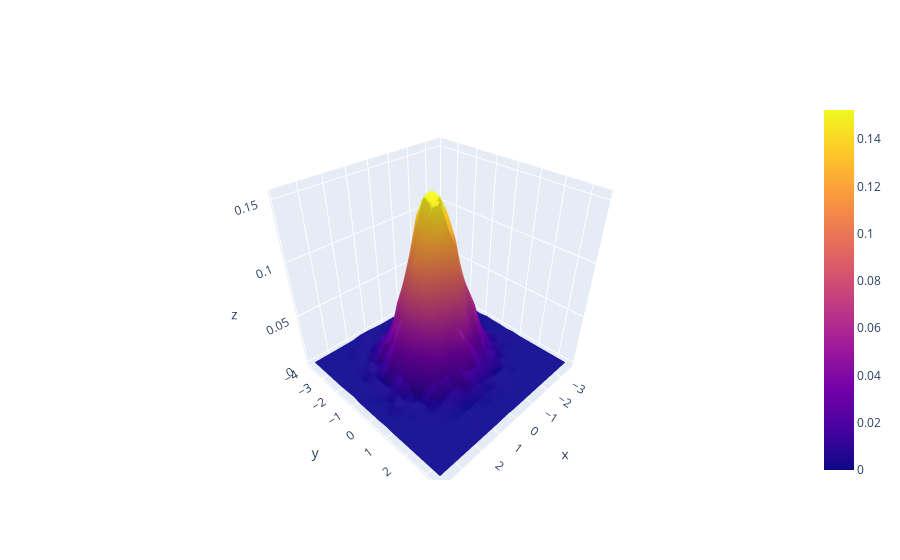

Here is the notebook cell this chart was saved with:
### Markdown cell above
Pour utiliser plotly, installez le à l'aide de $\textit{pip install plotly}$.\
Si vous avez besoin de sauvegarder une image, utilisez fig.write_image("Image.png"), mais installez avant kaleido avec $\textit{pip install -U kaleido}$.

### Code cell
import plotly.graph_objects as go
h,x1,y1,image = plt.hist2d(X,Y,bins=20,density=True)
fig = go.Figure(data=[go.Surface(z=h, x=x1, y=y1)])
# fig.write_image("Image.png")
fig.show()

### Figure 1 — Plotly figure (JSON) as saved in the notebook; plotly's stock layout.template omitted (floating-point values rounded to 4 significant figures; data arrays with more than 128 entries replaced by an {"elided": "..."} marker saying what was removed)
{"data": [{"type": "surface", "x": [-3.623, -3.231, -2.839, -2.448, -2.056, -1.664, -1.273, -0.8808, -0.4891, -0.09735, 0.2944, 0.6861, 1.078, 1.47, 1.861, 2.253, 2.645, 3.036, 3.428, 3.82, 4.212], "y": [-3.797, -3.415, -3.033, -2.651, -2.268, -1.886, -1.504, -1.122, -0.7397, -0.3576, 0.02462, 0.4068, 0.789, 1.171, 1.553, 1.935, 2.318, 2.7, 3.082, 3.464, 3.846], "z": {"elided": "20x20 float values"}}], "layout": {}}
